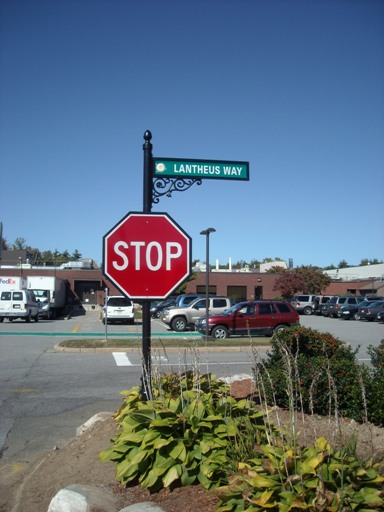
#> input picture tutorials/stop_sign_detect/image.jpg, 384 x 512 px
$ jupyter execute script.ipynb
#> lines starting #> are read from the running program, lines starting #| are printed output that depends on the picture
[cell 1]
import cv2
from matplotlib import pyplot as plt


# Opening image
img = cv2.imread("image.jpg")
#> img is the input picture: shape (512, 384, 3); mean B, G, R 128.8, 113.3, 96.5

# OpenCV opens images as BRG
# but we want it as RGB and
# we also need a grayscale
# version
img_gray = cv2.cvtColor(img, cv2.COLOR_BGR2GRAY)
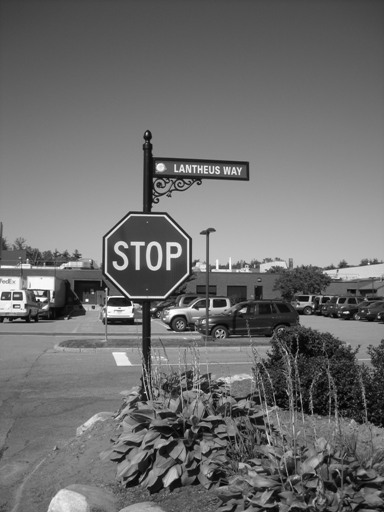
#> img_gray: shape (512, 384); min 1, max 255, mean 110.1
img_rgb = cv2.cvtColor(img, cv2.COLOR_BGR2RGB)

# Creates the environment
# of the picture and shows it
plt.subplot(1, 1, 1)
plt.imshow(img_rgb)
plt.show()

[cell 2]
stop_data = cv2.CascadeClassifier('stop_data.xml')
found = stop_data.detectMultiScale(img_gray, minSize=(20,20))
#> found = [[96, 204, 103, 103]]
no_of_imgs = len(found)
#> no_of_imgs = 1
if no_of_imgs != 0:
    for (x, y, width, height) in found:
        cv2.rectangle(img_rgb, (x, y),
                      (x + height, y + width),
                      (0, 255, 0), 5)
#> this loop made 1 pass
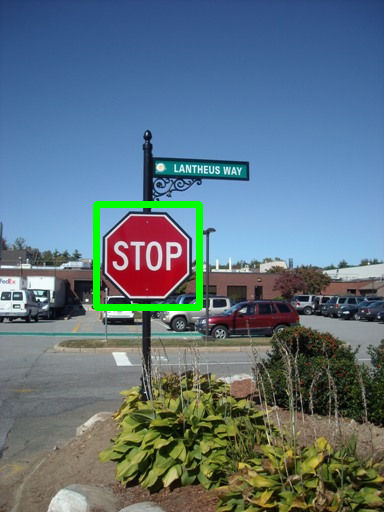
#> img_rgb: shape (512, 384, 3); mean R, G, B 94.8, 114.9, 126.4

$ run again, with tutorials/stop_sign_detect/60916ec35c3a0a0019c767d5_Wildlight_00-4.jpg copied over tutorials/stop_sign_detect/image.jpg
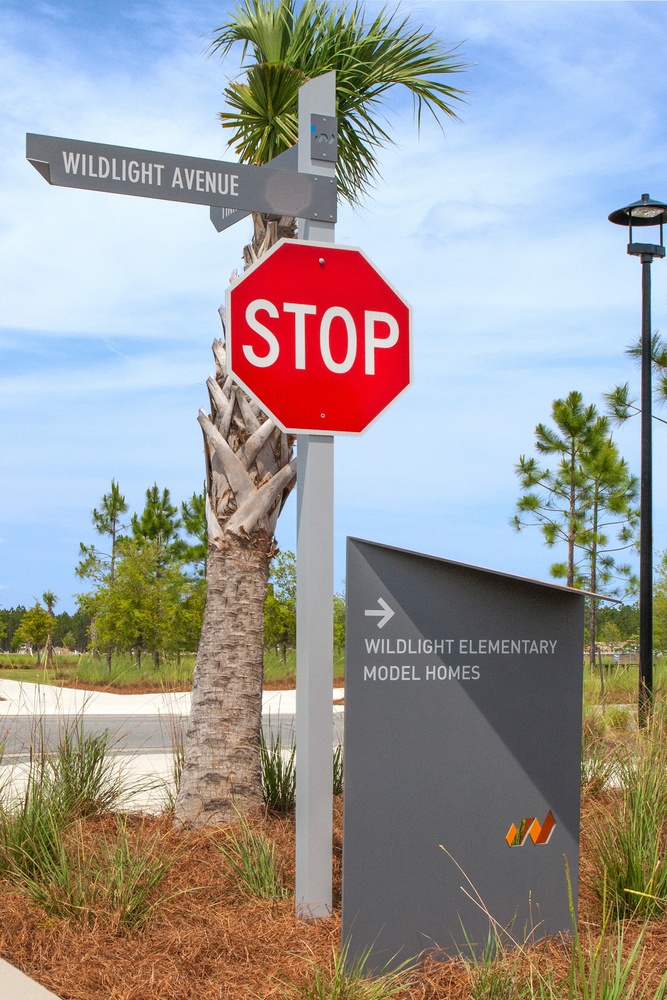
#> input picture tutorials/stop_sign_detect/60916ec35c3a0a0019c767d5_Wildlight_00-4.jpg, 667 x 1000 px, shrunk from 1067 x 1600 before the run
#> img is the input picture: shape (1000, 667, 3); mean B, G, R 153.6, 153.9, 156.3
#> `img_gray = cv2.cvtColor(img, cv2.COLOR_BGR2GRAY)`:
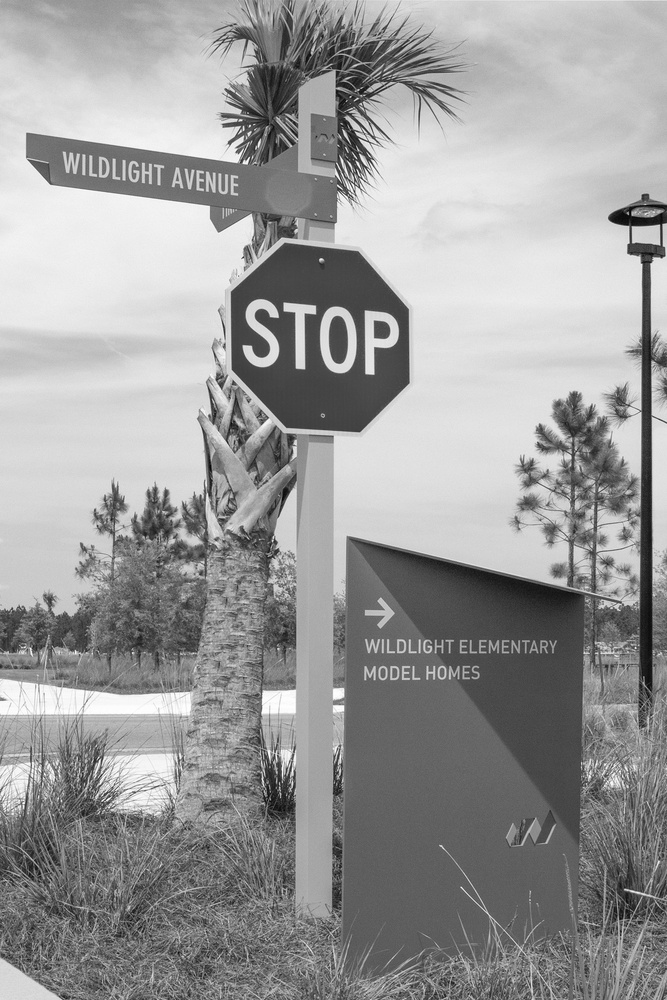
#> img_gray: shape (1000, 667); min 3, max 255, mean 154.6
#> found = [[363, 617, 60, 60], [113, 140, 68, 68], [362, 643, 60, 60], [437, 615, 63, 63], [390, 616, 61, 61], [401, 642, 62, 62], [500, 614, 63, 63], [215, 230, 217, 217]]
#> no_of_imgs = 8
#> the loop `for (x, y, width, height) in found:` made 8 passes
#> after the loop `for (x, y, width, height) in found:`:
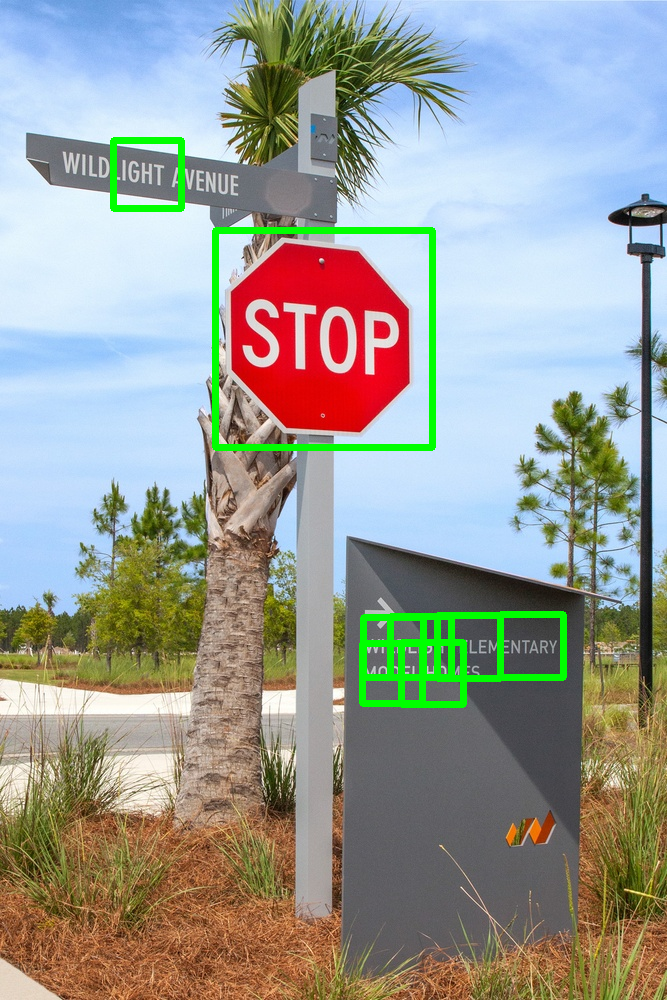
#> img_rgb: shape (1000, 667, 3); mean R, G, B 152.9, 156.4, 149.9

$ run again, with tutorials/stop_sign_detect/71LFr3Rsb3L.jpg copied over tutorials/stop_sign_detect/image.jpg
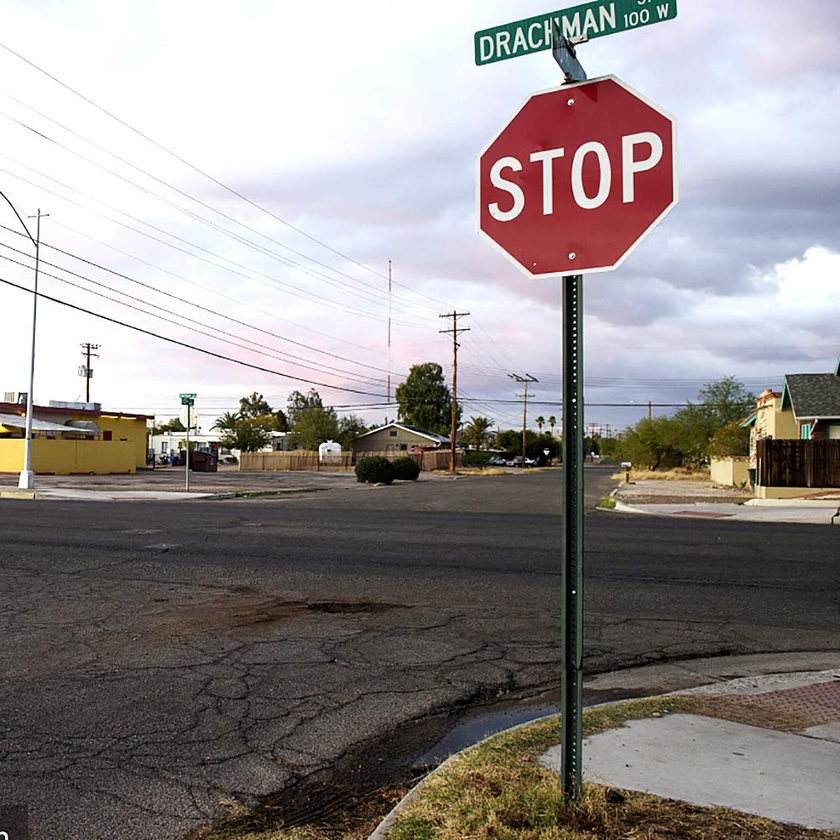
#> input picture tutorials/stop_sign_detect/71LFr3Rsb3L.jpg, 840 x 840 px, shrunk from 1001 x 1001 before the run
#> img is the input picture: shape (840, 840, 3); mean B, G, R 141.8, 142.3, 148.7
#> `img_gray = cv2.cvtColor(img, cv2.COLOR_BGR2GRAY)`:
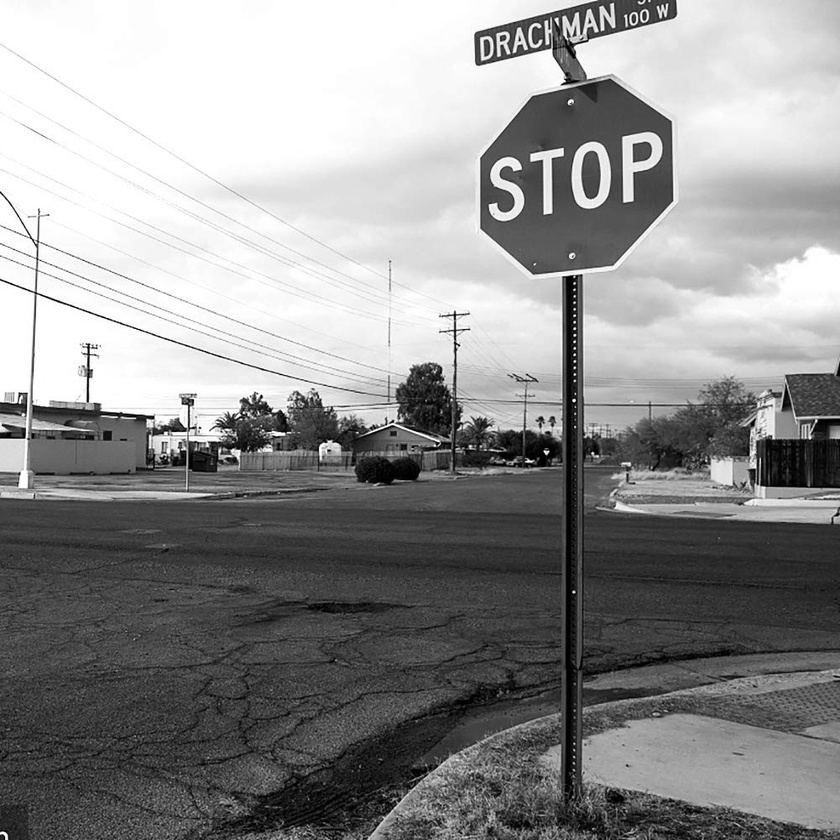
#> img_gray: shape (840, 840); min 0, max 255, mean 144.1
#> found = [[466, 9, 73, 73], [470, 63, 222, 222]]
#> no_of_imgs = 2
#> the loop `for (x, y, width, height) in found:` made 2 passes
#> after the loop `for (x, y, width, height) in found:`:
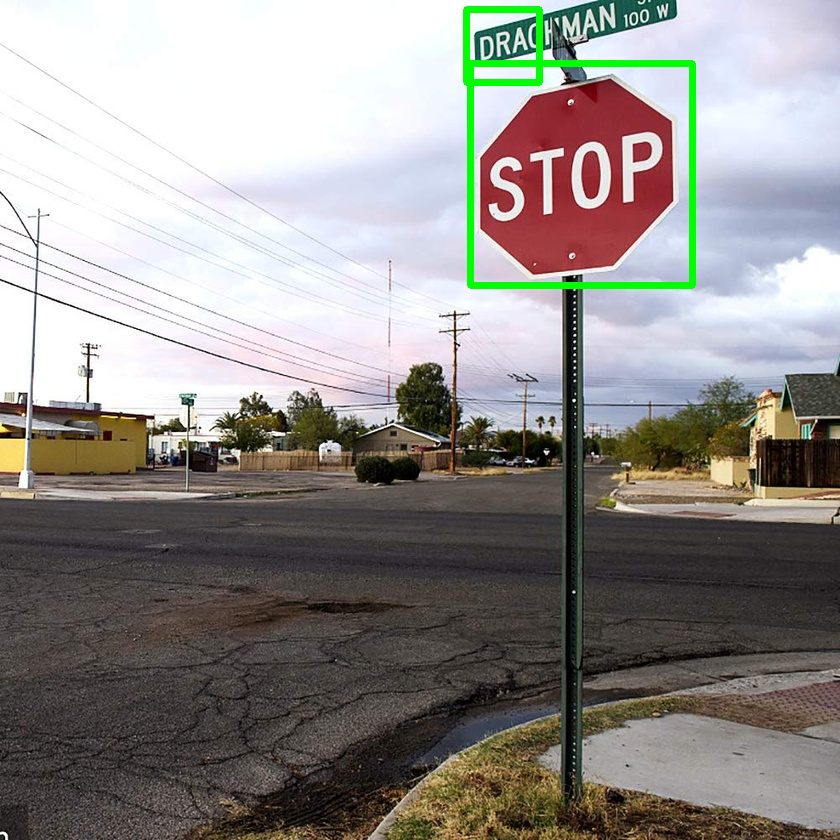
#> img_rgb: shape (840, 840, 3); mean R, G, B 146.3, 142.7, 139.2

$ run again, with tutorials/stop_sign_detect/Apartment-HOA-Gardens-East-Stop-Sign-Directional-2.jpg copied over tutorials/stop_sign_detect/image.jpg
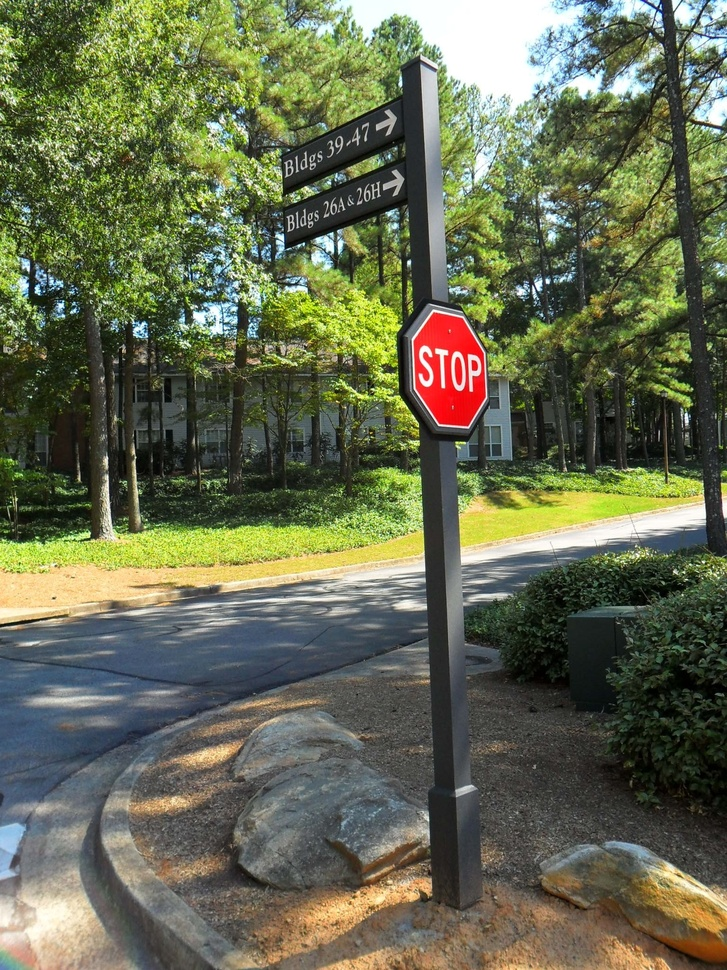
#> input picture tutorials/stop_sign_detect/Apartment-HOA-Gardens-East-Stop-Sign-Directional-2.jpg, 727 x 970 px, shrunk from 1536 x 2048 before the run
#> img is the input picture: shape (970, 727, 3); mean B, G, R 80.9, 107.1, 102.2
#> `img_gray = cv2.cvtColor(img, cv2.COLOR_BGR2GRAY)`:
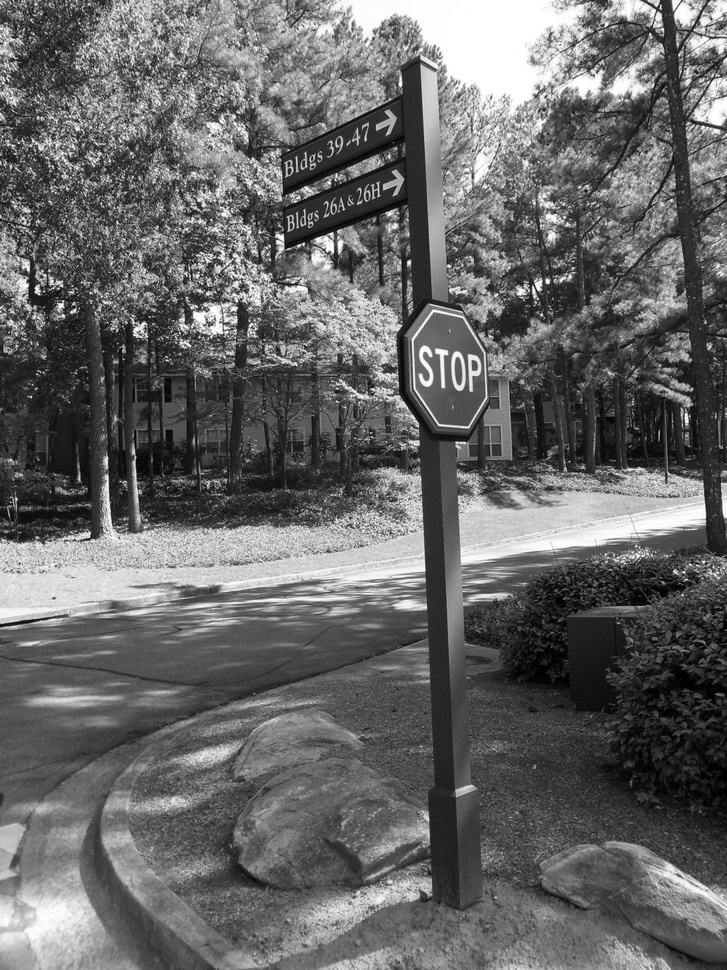
#> img_gray: shape (970, 727); min 0, max 255, mean 102.7
#> found = [[272, 133, 59, 59], [278, 190, 57, 57], [336, 166, 58, 58], [401, 317, 105, 105]]
#> no_of_imgs = 4
#> the loop `for (x, y, width, height) in found:` made 4 passes
#> after the loop `for (x, y, width, height) in found:`:
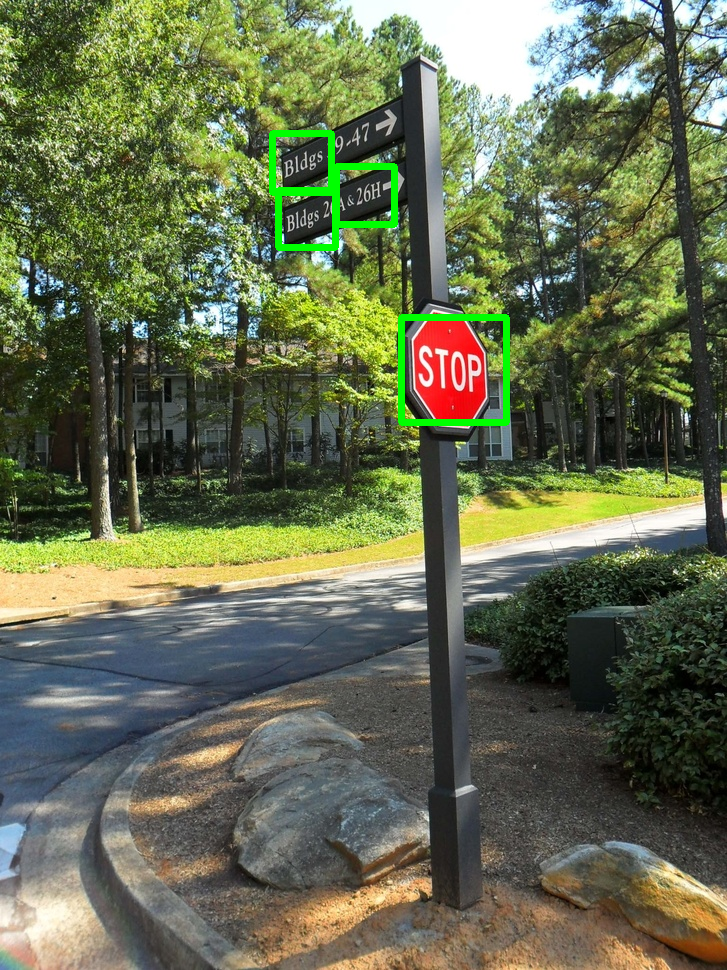
#> img_rgb: shape (970, 727, 3); mean R, G, B 101.1, 108.7, 80.1
